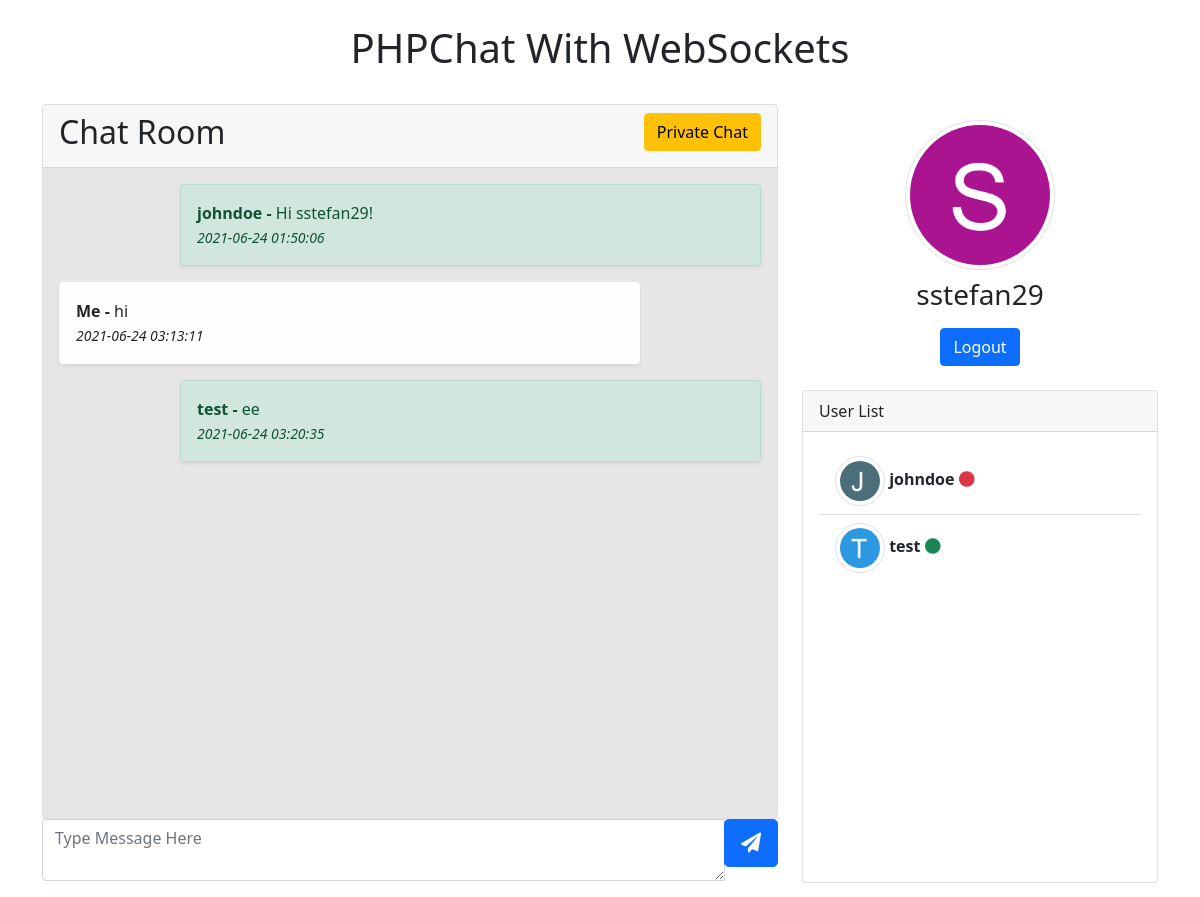
The app's page /chatroom.php (signed in) with its own data.
### tables this page shows
CREATE TABLE `chatrooms` (
  `id` int(11) NOT NULL,
  `userid` int(11) NOT NULL,
  `msg` varchar(200) NOT NULL,
  `created_on` datetime NOT NULL
);

CREATE TABLE `chat_user_table` (
  `user_id` int(11) NOT NULL,
  `user_name` varchar(250) NOT NULL,
  `user_email` varchar(250) NOT NULL,
  `user_password` varchar(100) NOT NULL,
  `user_profile` varchar(100) NOT NULL,
  `user_status` enum('Disabled','Enable') NOT NULL,
  `user_created_on` datetime NOT NULL,
  `user_verification_code` varchar(100) NOT NULL,
  `user_login_status` enum('Logout','Login') NOT NULL,
  `user_token` text NOT NULL,
  `user_connection_id` text NOT NULL
);

### includes/config/db.php (called while the page is built, shortened)
<?php
class DB{
    private $dbname = "chat_websockets_learning";
    private $host = "localhost";
    private $username = "root";
    private $password = "";
    function __construct()
    {
        try {
            $this->con = new PDO("mysql:dbname=" . $this->dbname . ";host=" . $this->host . ";", $this->username, $this->password);
            $this->con->setAttribute(PDO::ATTR_EMULATE_PREPARES, true);
            $this->con->setAttribute(PDO::ATTR_ERRMODE, PDO::ERRMODE_WARNING);
            $this->con->setAttribute(PDO::ATTR_ERRMODE, PDO::ERRMODE_EXCEPTION);
            return $this->con;
        } catch (PDOException $e) {
            echo "Connection failed: " . $e->getMessage();
        }
    }
}

### models/ChatRooms.php (called while the page is built, shortened)
<?php
require_once("includes/config/db.php");
class ChatRooms{
	protected $connect;
	public function __construct()
	{
        $DB = new DB();
		$this->connect = $DB->con;
	}
	function get_all_chat_data()
	{
		$query = "
		SELECT * FROM chatrooms
			INNER JOIN chat_user_table
			ON chat_user_table.user_id = chatrooms.userid
			ORDER BY chatrooms.id ASC
		";
		$statement = $this->connect->prepare($query);
		$statement->execute();
		return $statement->fetchAll(PDO::FETCH_ASSOC);
	}
}

### models/UserModel.php (called while the page is built, shortened)
<?php
require_once('includes/config/db.php');
class UserModel{
    public function __construct(){
        $db_object = new DB();
        $this->connect = $db_object->con;
    }
    function get_user_all_data()
    {
        $query = "
		SELECT * FROM chat_user_table
		";
        $statement = $this->connect->prepare($query);
        $statement->execute();
        $data = $statement->fetchAll(PDO::FETCH_ASSOC);
        return $data;
    }
}

### chatroom.php (the view, shortened to what this page needs)
<?php
require('models/UserModel.php');
require("models/ChatRooms.php");
$chat_object = new ChatRooms;
$chat_data = $chat_object->get_all_chat_data();
$user_object = new UserModel;
$user_data = $user_object->get_user_all_data();
?>
<!DOCTYPE html>
<html>
<head>
    <link rel="stylesheet" href="https://use.fontawesome.com/releases/v5.15.3/css/all.css">
    <link href="https://cdn.jsdelivr.net/npm/bootstrap@5.0.2/dist/css/bootstrap.min.css" rel="stylesheet">
</head>
<body>
    <div class="container">
        <br />
        <h1 class="text-center">PHPChat With WebSockets</h1>
        <br />
        <div class="row">
            <div class="col-lg-8">
                <div class="card">
                    <div class="card-header">
                        <div class="row">
                            <div class="col col-sm-6">
                                <h2>Chat Room</h2>
                            </div>
                            <div class="col col-sm-6 text-end">
                                <a href="privatechat.php" class="btn btn-warning btn-md">Private Chat</a>
                            </div>
                        </div>
                    </div>
                    <div class="card-body" id="messages_area">
                        <?php
                        foreach ($chat_data as $chat) {
                            if (isset($_SESSION['user_data'][$chat['userid']])) {
                                $from = 'Me';
                                $row_class = 'row justify-content-start';
                                $background_class = 'text-dark alert-light';
                            } else {
                                $from = $chat['user_name'];
                                $row_class = 'row justify-content-end';
                                $background_class = 'alert-success';
                            }
                            echo '
                        <div class="' . $row_class . '">
                        	<div class="col-sm-10">
                        		<div class="shadow-sm alert ' . $background_class . '">
                        			<b>' . $from . ' - </b>' . $chat["msg"] . '
                        			<br />
                        			<div class="text-right">
                        				<small><i>' . $chat["created_on"] . '</i></small>
                        			</div>
                        		</div>
                        	</div>
                        </div>
                        ';
                        }
                        ?>
                    </div>
                </div>
                <form method="post" id="chat_form">
                    <div class="input-group mb-3">
                        <textarea class="form-control" id="chat_message" name="chat_message" placeholder="Type Message Here" required></textarea>
                        <div class="input-group-append">
                            <button type="submit" name="send" id="send" class="btn btn-primary btn-lg"><i class="fa fa-paper-plane"></i></button>
                        </div>
                    </div>
                </form>
            </div>
            <div class="col-lg-4">
                <?php
                $login_user_id = '';
                foreach ($_SESSION['user_data'] as $key => $value) {
                    $login_user_id = $value['id'];
                ?>
                    <div class="mt-3 mb-3 text-center">
                        <img src="<?php echo $value['profile']; ?>" width="150" class="img-fluid rounded-circle img-thumbnail" />
                        <h3 class="mt-2"><?php echo $value['name']; ?></h3>
                        <input type="button" class="btn btn-primary mt-2 mb-2" name="logout" id="logout" value="Logout" />
                    </div>
                <?php
                }
                ?>
                <div class="card mt-3">
                    <div class="card-header">User List</div>
                    <div class="card-body" id="user_list">
                        <div class="list-group list-group-flush">
                            <?php
                            if (count($user_data) > 0) {
                                foreach ($user_data as $key => $user) {
                                    $icon = '<i class="fa fa-circle text-danger"></i>';
                                    if ($user['user_login_status'] == 'Login') {
                                        $icon = '<i class="fa fa-circle text-success"></i>';
                                    }
                                    if ($user['user_id'] != $login_user_id) {
                                        echo '
                            		<a class="list-group-item list-group-item-action">
                            			<img src="' . $user["user_profile"] . '" class="img-fluid rounded-circle img-thumbnail" width="50" />
                            			<span class="ml-1"><strong>' . $user["user_name"] . '</strong></span>
                            			<span class="mt-2 float-right">' . $icon . '</span>
                            		</a>
                            		';
                                    }
                                }
                            }
                            ?>
                        </div>
                    </div>
                </div>
            </div>
        </div>
    </div>
</body>
</html>

### chatroom.php (style rules this page uses)
html, body { height: 100%; width: 100%; margin: 0; }
#user_list { height: 450px; overflow-y: auto; }
#messages_area { height: 650px; overflow-y: auto; background-color: #e6e6e6; }

### records on screen
chatrooms: userid.user_name "johndoe", msg "Hi sstefan29!", created_on "2021-06-24 01:50:06"
chatrooms: userid "Me", msg "hi", created_on "2021-06-24 03:13:11"
chatrooms: userid.user_name "test", msg "ee", created_on "2021-06-24 03:20:35"
chat_user_table: user_profile (picture), user_name "johndoe"
chat_user_table: user_profile (picture), user_name "test", user_login_status "Login" (drawn)

### other values on screen
$value['name'] "sstefan29"
